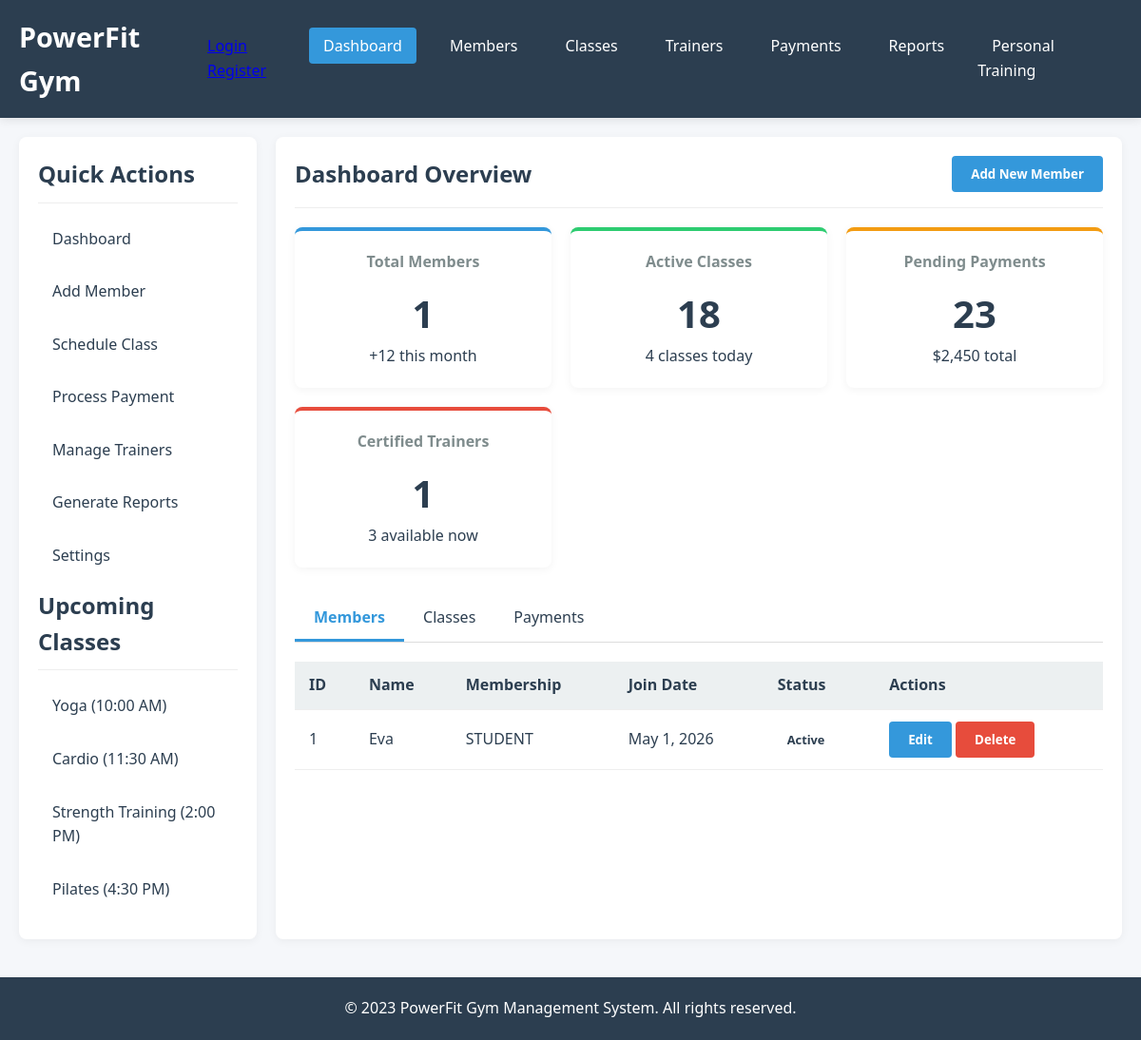
The app's page /dashboard/, older data.
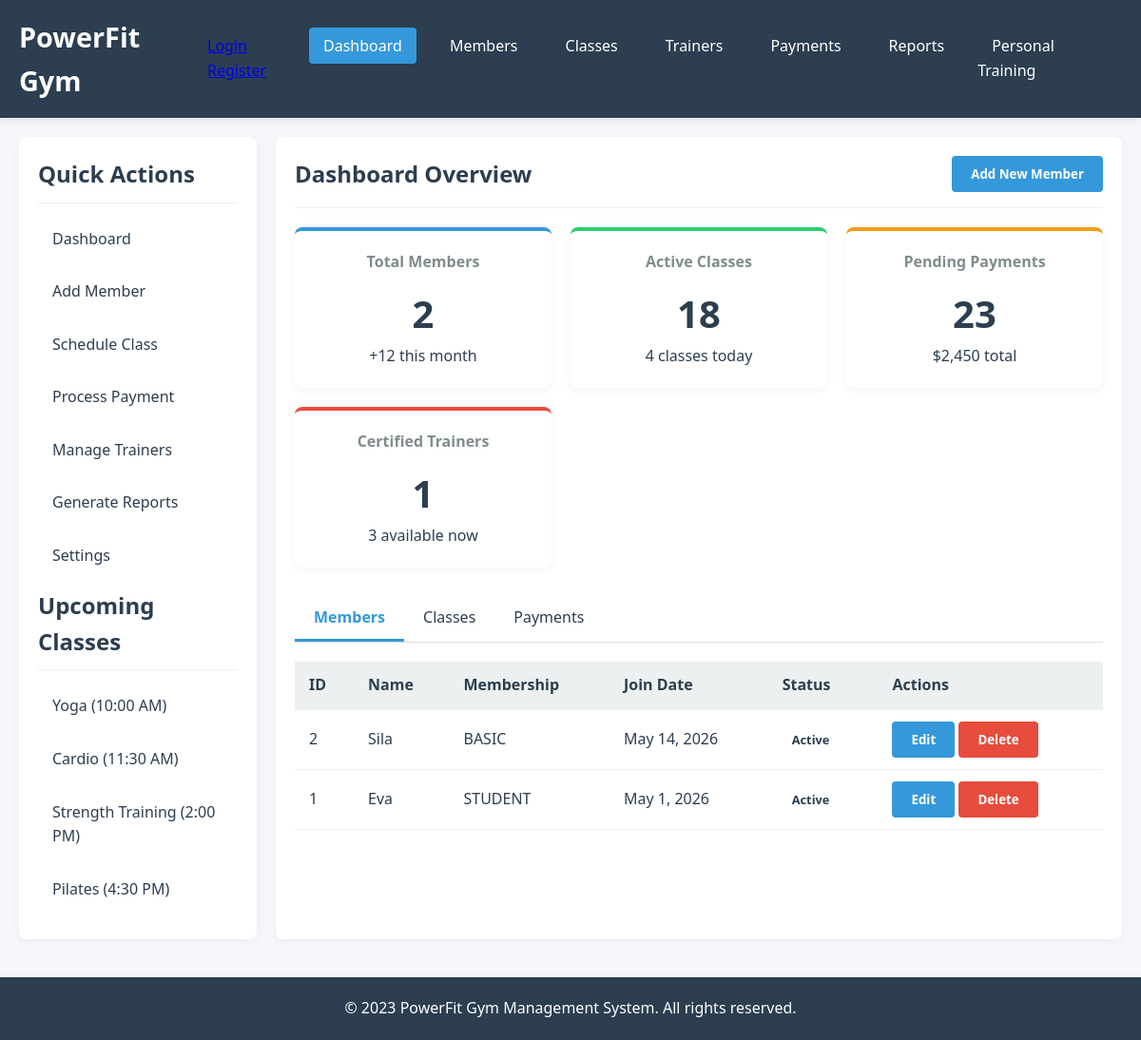
The same page, newer data.
### mainApp/models.py (models this page shows, shortened)
class Member(models.Model):
    class Membership(models.TextChoices):
        BASIC: str = "BASIC", "Basic"
        PREMIUM: str = "PREMIUM", "Premium"
        STUDENT: str = "STUDENT", "Student"
    class Status(models.TextChoices):
        ACTIVE: str = "ACTIVE", "Active"
        INACTIVE = "INACTIVE", "Inactive"
    member_id = models.CharField(
        max_length= 255,
        db_index = True,
        unique = True,
        help_text= 'Unique identifier for the member'
    )
    name = models.CharField(
        max_length= 255,
        db_index = True
    )
    email = models.EmailField()
    phone = models.CharField(
        max_length=10
    )
    membership = models.CharField(
        max_length = 255,
        choices = Membership.choices,
        default = Membership.BASIC
    )
    join_date = models.DateField()
    status = models.CharField(
        max_length = 10,
        choices = Status.choices,
        default = Status.ACTIVE
    )
    created_at = models.DateTimeField(auto_now_add = True)
    updated_at = models.DateTimeField(auto_now = True)
    class Meta:
        ordering = ["-join_date"] # ordering members on the list
        indexes = [
            models.Index(fields=["member_id"]),
            models.Index(fields = ["status", "membership"])
        ]
        verbose_name = "Member"
        verbose_name_plural = "Members"

### mainApp/views.py (the view)
# urls.py: path('dashboard/', views.dashboard, name='dashboard'),
def dashboard(request):
  members = Member.objects.all()
  total_members = Member.objects.count()
  active_members = Member.objects.filter(status='ACTIVE').count()
  now = timezone.now()
  new_this_month = Member.objects.filter(join_date__month = now.month).count()
  classes = GymClass.objects.all()
  certified_trainers  = Trainer.objects.all().count()
  context = {"members":members, "total_members": total_members, "active_members": active_members, "new_this_month": new_this_month, "classes": classes, "certified_trainers": certified_trainers }
  return render(request, 'mainApp/dashboard.html', context)

### templates/mainApp/dashboard.html (shortened to what this page needs)
{% extends 'mainApp/base.html' %}
{% block content %}
<div class="main-content">
    <aside class="sidebar">
        <h2>Quick Actions</h2>
        <ul class="sidebar-menu">
            <li><a href="{% url 'dashboard' %}">Dashboard</a></li>
            <li><a href="#" onclick="openModal('addMemberModal'); return false;">Add Member</a></li>
            <li><a href="#" onclick="openModal('addClassModal'); return false;">Schedule Class</a></li>
            <li><a href="#" onclick="openModal('processPaymentModal'); return false;">Process Payment</a></li>
            <li><a href="{% url 'trainers' %}">Manage Trainers</a></li>
            <li><a href="{% url 'reports' %}">Generate Reports</a></li>
            <li><a href="#">Settings</a></li>
        </ul>
        <h2>Upcoming Classes</h2>
        <ul class="sidebar-menu">
            <li><a href="#">Yoga (10:00 AM)</a></li>
            <li><a href="#">Cardio (11:30 AM)</a></li>
            <li><a href="#">Strength Training (2:00 PM)</a></li>
            <li><a href="#">Pilates (4:30 PM)</a></li>
        </ul>
    </aside>
    <main class="content">
        <div class="content-header">
            <h2>Dashboard Overview</h2>
            <button class="btn" onclick="openModal('addMemberModal')">Add New Member</button>
        </div>
        <div class="dashboard-cards">
            <div class="card members">
                <h3>Total Members</h3>
                <div class="number">{{ total_members|default:"247" }}</div>
                <p>+12 this month</p>
            </div>
            <div class="card classes">
                <h3>Active Classes</h3>
                <div class="number">{{ active_classes|default:"18" }}</div>
                <p>4 classes today</p>
            </div>
            <div class="card payments">
                <h3>Pending Payments</h3>
                <div class="number">{{ pending_payments|default:"23" }}</div>
                <p>$2,450 total</p>
            </div>
            <div class="card trainers">
                <h3>Certified Trainers</h3>
                <div class="number">{{ certified_trainers|default:"9" }}</div>
                <p>3 available now</p>
            </div>
        </div>
        <div class="tabs">
            <div class="tab active" data-tab="members">Members</div>
            <div class="tab" data-tab="classes">Classes</div>
            <div class="tab" data-tab="payments">Payments</div>
        </div>
        <div class="tab-content active" id="members-tab">
            <table>
                <thead>
                    <tr>
                        <th>ID</th>
                        <th>Name</th>
                        <th>Membership</th>
                        <th>Join Date</th>
                        <th>Status</th>
                        <th>Actions</th>
                    </tr>
                </thead>
                <tbody>
                    {% for member in members %}
                    <tr>
                        <td>{{ member.id }}</td>
                        <td>{{ member.name }}</td>
                        <td>{{ member.membership }}</td>
                        <td>{{ member.join_date }}</td>
                        <td><span class="status {{ member.status }}">{{ member.status|title }}</span></td>
                        <td>
                            <button class="btn">Edit</button>
                            <button class="btn btn-danger">Delete</button>
                        </td>
                    </tr>
                    {% endfor %}
                </tbody>
            </table>
        </div>
    </main>
</div>
{% endblock %}

Row changes from the older to the newer data that the page shows:
added Member: id "2", name "Sila", membership "BASIC", join_date "May 14, 2026", status "Active"
Text that changed along with them:
{{ total_members|default:"247" }}: "1" → "2"
